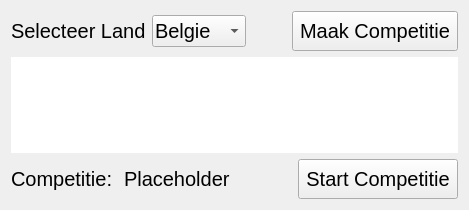
<?xml version="1.0" encoding="UTF-8"?>
<ui version="4.0">
 <class>MainWindow</class>
 <widget class="QWidget" name="MainWindow">
  <property name="windowTitle">
   <string>Start Scherm</string>
  </property>
  <property name="styleSheet">
   <string notr="true">* {
	font-size: 20px;
}

QPushButton {
	padding: 7px;
}

QComboBox {
	padding: 2px;
}

QListWidget::item {
	padding: 1px;
}</string>
  </property>
  <layout class="QVBoxLayout" name="master_layout">
   <item>
    <layout class="QHBoxLayout" name="col_1">
     <item>
      <widget class="QLabel" name="label">
       <property name="text">
        <string>Selecteer Land</string>
       </property>
      </widget>
     </item>
     <item>
      <widget class="QComboBox" name="country_comboBox">
       <item>
        <property name="text">
         <string>Belgie</string>
        </property>
       </item>
       <item>
        <property name="text">
         <string>England</string>
        </property>
       </item>
      </widget>
     </item>
     <item>
      <spacer name="horizontalSpacer">
       <property name="orientation">
        <enum>Qt::Orientation::Horizontal</enum>
       </property>
       <property name="sizeHint" stdset="0">
        <size>
         <width>40</width>
         <height>20</height>
        </size>
       </property>
      </spacer>
     </item>
     <item>
      <widget class="QPushButton" name="create_competition_pushButton">
       <property name="text">
        <string>Maak Competitie</string>
       </property>
      </widget>
     </item>
    </layout>
   </item>
   <item>
    <widget class="QListWidget" name="competitions_listWidget">
     <property name="frameShape">
      <enum>QFrame::Shape::NoFrame</enum>
     </property>
     <property name="verticalScrollBarPolicy">
      <enum>Qt::ScrollBarPolicy::ScrollBarAlwaysOff</enum>
     </property>
     <property name="horizontalScrollBarPolicy">
      <enum>Qt::ScrollBarPolicy::ScrollBarAlwaysOff</enum>
     </property>
     <property name="sizeAdjustPolicy">
      <enum>QAbstractScrollArea::SizeAdjustPolicy::AdjustToContents</enum>
     </property>
     <property name="editTriggers">
      <set>QAbstractItemView::EditTrigger::NoEditTriggers</set>
     </property>
     <property name="alternatingRowColors">
      <bool>true</bool>
     </property>
    </widget>
   </item>
   <item>
    <layout class="QHBoxLayout" name="col_2">
     <item>
      <widget class="QLabel" name="label_2">
       <property name="text">
        <string>Competitie: </string>
       </property>
      </widget>
     </item>
     <item>
      <widget class="QLabel" name="competitie_naam_label">
       <property name="text">
        <string>Placeholder</string>
       </property>
      </widget>
     </item>
     <item>
      <spacer name="horizontalSpacer_2">
       <property name="orientation">
        <enum>Qt::Orientation::Horizontal</enum>
       </property>
       <property name="sizeHint" stdset="0">
        <size>
         <width>40</width>
         <height>20</height>
        </size>
       </property>
      </spacer>
     </item>
     <item>
      <widget class="QPushButton" name="start_competitionpushButton">
       <property name="text">
        <string>Start Competitie</string>
       </property>
      </widget>
     </item>
    </layout>
   </item>
  </layout>
 </widget>
 <resources/>
 <connections/>
</ui>
